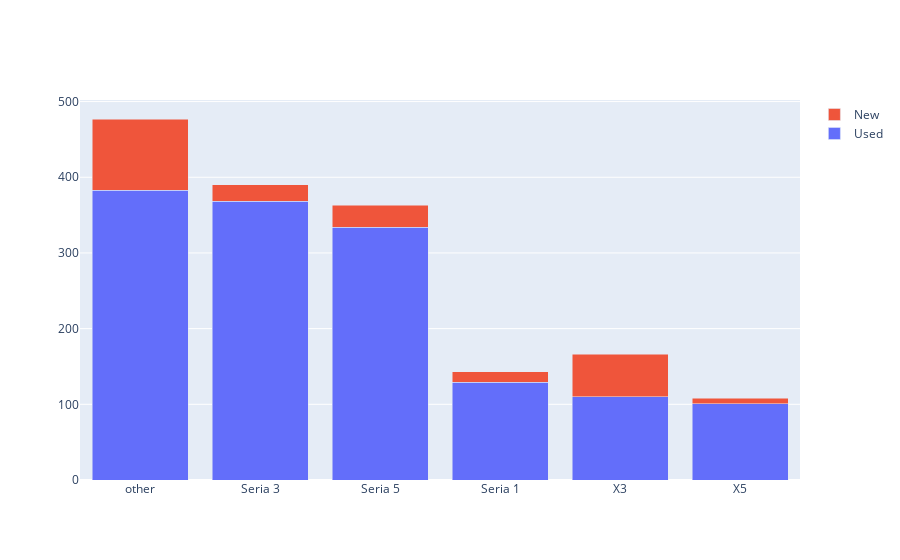

The notebook cell this image was saved under:
### Code cell
fig = go.Figure(data=[
    go.Bar(name='Used', x=df_model[df_model.Condition=="Used"].model_2, y=df_model[df_model.Condition=="Used"].model_sample),
    go.Bar(name='New', x=df_model[df_model.Condition=="New"].model_2, y=df_model[df_model.Condition=="New"].model_sample),
])
# Change the bar mode
fig.update_layout(barmode='stack')

### Figure 1 — Plotly figure (JSON) as saved in the notebook; plotly's stock layout.template omitted (floating-point values rounded to 4 significant figures)
{"data": [{"name": "Used", "type": "bar", "x": ["other", "Seria 3", "Seria 5", "Seria 1", "X3", "X5"], "y": [383, 368, 334, 129, 110, 101]}, {"name": "New", "type": "bar", "x": ["other", "X3", "Seria 5", "Seria 3", "Seria 1", "X5"], "y": [94, 56, 29, 22, 14, 7]}], "layout": {"barmode": "stack"}}
